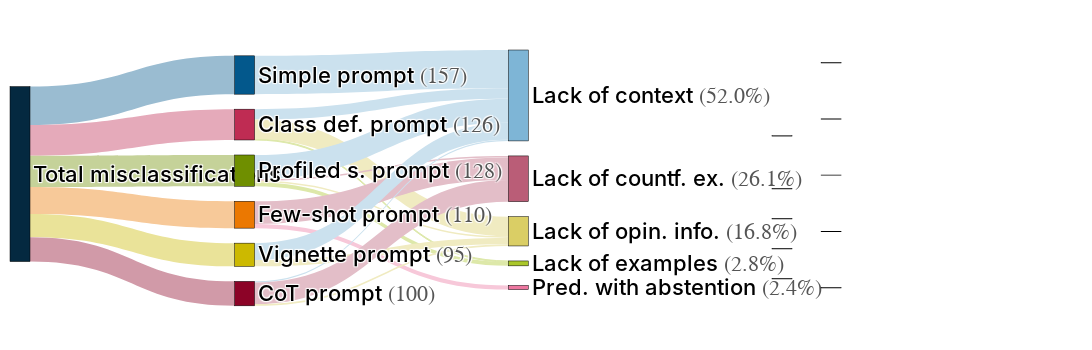

The notebook cell this image was saved under:
### Code cell
prompt_cases_dict_Grok = {
    "Simple prompt": cases_Grok_simple_df,
    "Class def. prompt": cases_Grok_class_def_df,
    "Profiled s. prompt": cases_Grok_profiled_simple_df,
    "Few-shot prompt": cases_Grok_few_shot_df,
    "Vignette prompt": cases_Grok_vignette_df,
    "CoT prompt": cases_Grok_cot_df
}

prompt_reasons_dict_Grok = {
    "Simple prompt": main_reasons_Grok_simple_df,
    "Class def. prompt": main_reasons_Grok_class_def_df,
    "Profiled s. prompt": main_reasons_Grok_profiled_simple_df,
    "Few-shot prompt": main_reasons_Grok_few_shot_df,
    "Vignette prompt": main_reasons_Grok_vignette_df,
    "CoT prompt": main_reasons_Grok_cot_df
}

plot_global_misclassification_sankey("Grok", prompt_cases_dict_Grok, prompt_reasons_dict_Grok)

### Figure 1 — Plotly figure (JSON) as saved in the notebook; plotly's stock layout.template omitted (floating-point values rounded to 4 significant figures)
{"data": [{"arrangement": "snap", "link": {"color": ["rgb(154, 188, 209)", "rgb(229, 170, 186)", "rgb(197, 210, 153)", "rgb(247, 201, 153)", "rgb(234, 227, 153)", "rgb(209, 154, 168)", "rgba(255,255,255,0)", "rgba(255,255,255,0)", "rgba(255,255,255,0)", "rgba(255,255,255,0)", "rgba(255,255,255,0)", "rgb(203, 225, 238)", "rgb(203, 225, 238)", "rgb(221, 232, 169)", "rgb(240, 235, 193)", "rgb(203, 225, 238)", "rgb(227, 190, 200)", "rgb(221, 232, 169)", "rgb(240, 235, 193)", "rgb(227, 190, 200)", "rgb(247, 200, 217)", "rgb(203, 225, 238)", "rgb(240, 235, 193)", "rgb(203, 225, 238)", "rgb(227, 190, 200)", "rgb(240, 235, 193)", "rgba(0,0,0,0)", "rgba(0,0,0,0)", "rgba(0,0,0,0)", "rgba(0,0,0,0)", "rgba(0,0,0,0)"], "source": [0, 0, 0, 0, 0, 0, 7, 9, 11, 13, 15, 1, 2, 2, 2, 3, 3, 3, 3, 4, 4, 5, 5, 6, 6, 6, 7, 9, 11, 13, 15], "target": [1, 2, 3, 4, 5, 6, 8, 10, 12, 14, 16, 7, 7, 13, 11, 7, 9, 13, 11, 9, 15, 7, 11, 7, 9, 11, 17, 18, 19, 20, 21], "value": [157, 126, 128, 110, 95, 100, 1e-06, 1e-06, 1e-06, 1e-06, 1e-06, 157, 42, 4, 80, 99, 6, 16, 7, 93, 17, 69, 26, 5, 88, 7, 1e-10, 1e-10, 1e-10, 1e-10, 1e-10]}, "node": {"color": ["#042940", "#03588C", "#BF2C53", "#6F8F00", "#EB7801", "#CCB900", "#8C0327", "#7EB5D6", "rgba(0,0,0,0)", "#BA5D77", "rgba(0,0,0,0)", "#DACE65", "rgba(0,0,0,0)", "#AAC72A", "rgba(0,0,0,0)", "#ED77A0", "rgba(0,0,0,0)", "rgba(0,0,0,0)", "rgba(0,0,0,0)", "rgba(0,0,0,0)", "rgba(0,0,0,0)", "rgba(0,0,0,0)"], "label": ["Total misclassifications", "Simple prompt <span style='color:#555; font-weight:normal;'>(157)</span>", "Class def. prompt <span style='color:#555; font-weight:normal;'>(126)</span>", "Profiled s. prompt <span style='color:#555; font-weight:normal;'>(128)</span>", "Few-shot prompt <span style='color:#555; font-weight:normal;'>(110)</span>", "Vignette prompt <span style='color:#555; font-weight:normal;'>(95)</span>", "CoT prompt <span style='color:#555; font-weight:normal;'>(100)</span>", "Lack of context <span style='color:#555; font-weight:normal;'>(52.0%)</span>", "", "Lack of countf. ex. <span style='color:#555; font-weight:normal;'>(26.1%)</span>", "", "Lack of opin. info. <span style='color:#555; font-weight:normal;'>(16.8%)</span>", "", "Lack of examples <span style='color:#555; font-weight:normal;'>(2.8%)</span>", "", "Pred. with abstention <span style='color:#555; font-weight:normal;'>(2.4%)</span>", "", "", "", "", "", ""], "line": {"color": "black", "width": 0.5}, "pad": 15, "thickness": 20, "x": [0.0, 0.3, 0.3, 0.3, 0.3, 0.3, 0.3, 0.65, null, 0.65, null, 0.65, null, 0.65, null, 0.65, null, 1.05, 1.05, 1.05, 1.05, 1.05], "y": [0.5, 0.1, 0.26, 0.42, 0.58, 0.74, 0.9, 0.05, null, 0.275, null, 0.5, null, 0.725, null, 0.95, null, 0.05, 0.275, 0.5, 0.725, 0.95]}, "type": "sankey"}], "layout": {"font": {"size": 22, "color": "black", "family": "Times New Roman", "weight": 549}, "margin": {"t": 50, "l": 10, "r": 300, "b": 50}, "height": 350, "width": 1300}}
